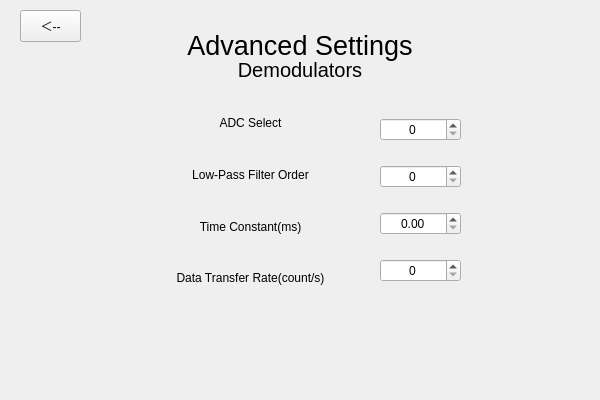
<?xml version="1.0" encoding="UTF-8"?>
<ui version="4.0">
 <class>MainWindow</class>
 <widget class="QMainWindow" name="MainWindow">
  <property name="geometry">
   <rect>
    <x>0</x>
    <y>0</y>
    <width>600</width>
    <height>400</height>
   </rect>
  </property>
  <property name="minimumSize">
   <size>
    <width>300</width>
    <height>200</height>
   </size>
  </property>
  <property name="maximumSize">
   <size>
    <width>600</width>
    <height>400</height>
   </size>
  </property>
  <property name="windowTitle">
   <string>MainWindow</string>
  </property>
  <widget class="QWidget" name="centralwidget">
   <widget class="QLabel" name="AdvancedSettings">
    <property name="geometry">
     <rect>
      <x>150</x>
      <y>20</y>
      <width>300</width>
      <height>50</height>
     </rect>
    </property>
    <property name="font">
     <font>
      <pointsize>20</pointsize>
     </font>
    </property>
    <property name="text">
     <string>Advanced Settings</string>
    </property>
    <property name="alignment">
     <set>Qt::AlignCenter</set>
    </property>
   </widget>
   <widget class="QLabel" name="Demodulators">
    <property name="geometry">
     <rect>
      <x>200</x>
      <y>50</y>
      <width>200</width>
      <height>40</height>
     </rect>
    </property>
    <property name="font">
     <font>
      <pointsize>15</pointsize>
     </font>
    </property>
    <property name="text">
     <string>Demodulators</string>
    </property>
    <property name="alignment">
     <set>Qt::AlignCenter</set>
    </property>
   </widget>
   <widget class="QWidget" name="layoutWidget">
    <property name="geometry">
     <rect>
      <x>140</x>
      <y>100</y>
      <width>221</width>
      <height>201</height>
     </rect>
    </property>
    <layout class="QGridLayout" name="gridLayout_2">
     <item row="1" column="0">
      <widget class="QLabel" name="Order">
       <property name="text">
        <string>Low-Pass Filter Order</string>
       </property>
       <property name="alignment">
        <set>Qt::AlignCenter</set>
       </property>
      </widget>
     </item>
     <item row="3" column="0">
      <widget class="QLabel" name="Rate">
       <property name="text">
        <string>Data Transfer Rate(count/s)</string>
       </property>
       <property name="alignment">
        <set>Qt::AlignCenter</set>
       </property>
      </widget>
     </item>
     <item row="2" column="0">
      <widget class="QLabel" name="TC">
       <property name="text">
        <string>Time Constant(ms)</string>
       </property>
       <property name="alignment">
        <set>Qt::AlignCenter</set>
       </property>
      </widget>
     </item>
     <item row="0" column="0">
      <widget class="QLabel" name="ADCSelect">
       <property name="text">
        <string>ADC Select</string>
       </property>
       <property name="alignment">
        <set>Qt::AlignCenter</set>
       </property>
      </widget>
     </item>
    </layout>
   </widget>
   <widget class="QWidget" name="layoutWidget_2">
    <property name="geometry">
     <rect>
      <x>380</x>
      <y>100</y>
      <width>81</width>
      <height>201</height>
     </rect>
    </property>
    <layout class="QGridLayout" name="gridLayout">
     <item row="1" column="0">
      <widget class="QSpinBox" name="order">
       <property name="font">
        <font>
         <weight>50</weight>
         <bold>false</bold>
        </font>
       </property>
       <property name="alignment">
        <set>Qt::AlignCenter</set>
       </property>
      </widget>
     </item>
     <item row="0" column="0">
      <widget class="QSpinBox" name="adcSelect">
       <property name="alignment">
        <set>Qt::AlignCenter</set>
       </property>
      </widget>
     </item>
     <item row="3" column="0">
      <widget class="QSpinBox" name="rate">
       <property name="minimumSize">
        <size>
         <width>0</width>
         <height>0</height>
        </size>
       </property>
       <property name="maximumSize">
        <size>
         <width>16777215</width>
         <height>16777215</height>
        </size>
       </property>
       <property name="cursor">
        <cursorShape>ArrowCursor</cursorShape>
       </property>
       <property name="alignment">
        <set>Qt::AlignCenter</set>
       </property>
       <property name="readOnly">
        <bool>false</bool>
       </property>
       <property name="buttonSymbols">
        <enum>QAbstractSpinBox::UpDownArrows</enum>
       </property>
      </widget>
     </item>
     <item row="2" column="0">
      <widget class="QDoubleSpinBox" name="tc">
       <property name="cursor">
        <cursorShape>ArrowCursor</cursorShape>
       </property>
       <property name="alignment">
        <set>Qt::AlignCenter</set>
       </property>
      </widget>
     </item>
    </layout>
   </widget>
   <widget class="QPushButton" name="pageUp">
    <property name="geometry">
     <rect>
      <x>20</x>
      <y>10</y>
      <width>61</width>
      <height>32</height>
     </rect>
    </property>
    <property name="text">
     <string>＜--</string>
    </property>
   </widget>
  </widget>
  <widget class="QMenuBar" name="menubar">
   <property name="geometry">
    <rect>
     <x>0</x>
     <y>0</y>
     <width>600</width>
     <height>26</height>
    </rect>
   </property>
  </widget>
 </widget>
 <resources/>
 <connections/>
</ui>
